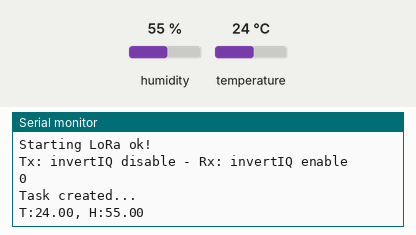
Recording of a sketch running on a simulated ESP32. Parts: the last lines printed to the serial monitor. Inputs (shaded band) come from the test bench; at power-on: humidity 55 %, temperature 24 °C. No radio packets arrive unless stated.

Above: at 2.2 s.
2.3 s: humidity set to 22 %
At 11.2 s:
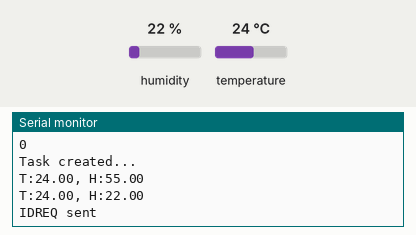
11.5 s: temperature set to 12 °C
At 12.5 s:
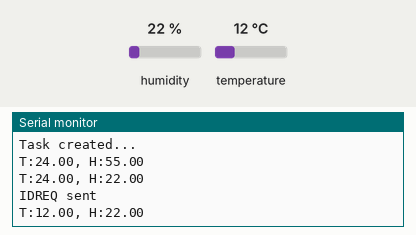
13.0 s: humidity set to 40 %
At 17.9 s:
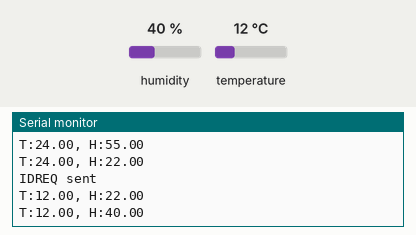
Timing chart, 0 to 19.4 s (numbered marks = the images above; inputs shaded):
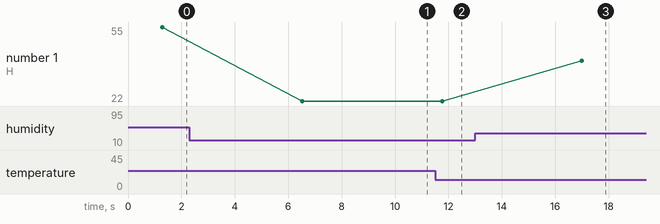

The sketch:

esp32.mini.LoRa.TERM.IDREQ.DTPUB.210306.ino
```cpp
#include <SPI.h>
#include <LoRa.h>
#include <Wire.h>
#include "LoRa_Frames.h"
#include "SHT21.h"

SHT21 SHT21;

QueueHandle_t queue;
int queueSize = 32;
static int taskCore = 0;


#include "SSD1306Wire.h"        // legacy: #include "SSD1306.h"
SSD1306Wire display(0x3c, 12, 14);   // ADDRESS, SDA, SCL

uint64_t chipid;
uint32_t termID;  // local ID on 4 bytes

#define SS       5 // 26     // D0 - to NSS
#define RST     15  //16     // D4  - RST
#define DI0     26      // D8 - INTR
#define SCK     18      // D5 - CLK
#define MISO    19      // D6 - MISO
#define MOSI    23      // D7 - MOSI
#define BAND    868E6

int sf=7;
long sbw=125E3;

uint16_t timeout=10;
int dtpub_ack=1;
RTC_DATA_ATTR int idreq_ack=0;
RTC_DATA_ATTR uint32_t gwID=0;  // gateway identifier - to be stored in RTC memory
RTC_DATA_ATTR uint8_t count_ack=0;

conframe_t scf,rcf;              // send control frame , receive control frame
MQTTframe_t sdf,rdf;


void sensorTask( void * pvParameters ){
float stab[8]; char mess[24];
while(true)
  {
  delay(200);
  SHT21.begin();
  stab[0]= (float)SHT21.getTemperature();
  stab[1]= (float)SHT21.getHumidity();
  sprintf(mess,"T:%2.2f, H:%2.2f\0x00",stab[0],stab[1]);
  Serial.println(mess);
  delay(timeout*1000/2);
  xQueueReset(queue);
  xQueueSend(queue, mess, portMAX_DELAY);
  }
}


void setup() {
Serial.begin(9600);
  chipid=ESP.getEfuseMac();
  termID=(uint32_t)chipid;
  Serial.printf("\nChipID:%08X\n",(uint32_t)termID);
  Wire.begin(12,14);
  SHT21.begin();

  SPI.begin(SCK, MISO, MOSI, SS);  // SCK, MISO, MOSI, SS
  LoRa.setPins(SS, RST, DI0);
  Serial.begin(9600);
  delay(1000);
  Serial.println();Serial.println();
  Serial.printf("%08X\n",(uint32_t)chipid);
  if (!LoRa.begin(BAND)) {
    Serial.println("Starting LoRa failed!");
    while (1);
  }
  Serial.println("Starting LoRa ok!");
  LoRa.setSpreadingFactor(sf);
  LoRa.setSignalBandwidth(sbw);
  LoRa.setSyncWord(0xF3);           // ranges from 0-0xFF, default 0x34, see API docs
  Serial.println("Tx: invertIQ disable - Rx: invertIQ enable");
  LoRa.onReceive(onReceive);
  LoRa.onTxDone(onTxDone);
  LoRa_rxMode();
  Serial.println(taskCore);
  queue = xQueueCreate(queueSize,24);  // max size of message
  xTaskCreatePinnedToCore(
                    sensorTask,   /* Function to implement the task */
                    "sensorTask", /* Name of the task */
                    10000,      /* Stack size in words */
                    NULL,       /* Task input parameter */
                    0,          /* Priority of the task */
                    NULL,       /* Task handle. */
                    taskCore);  /* Core where the task should run */
  Serial.println("Task created...");
}

long last_ack=0;

void loop()
{
  if (runEvery(10*1000))
    { // repeat every 1000 millis
    if(idreq_ack==0)
      {
      send_IDREQ(); // send IDREQ control frame
      Serial.println("IDREQ sent");
      }
    else
      {
      if(dtpub_ack==0)
        {
        char *topic="/esp32/my_sensors/";
        char mess[32];
        xQueueReceive(queue,mess, portMAX_DELAY);
        send_DTPUB(topic,mess); // send DTSND frame
        Serial.printf("DTSND to: %08X with message:%s\n",gwID,mess);
        }
      if(dtpub_ack==1)
        {
          Serial.println("Received DTPUB ACK"); dtpub_ack=0;
//        LoRa.end();  // stops LoRa modem and SPI bus connection
//        if(timeout==0) timeout=15;   // if received timeout is 0 set 15 secondes
//        Serial.printf("Enters deep sleep for: %d sec\n",timeout);
//        esp_sleep_enable_timer_wakeup(1000*1000*timeout);  // in micro-seconds - timeout in seconds
//        esp_sleep_pd_config(ESP_PD_DOMAIN_RTC_PERIPH, ESP_PD_OPTION_OFF); delay(100);
//        esp_deep_sleep_start();
        }
       count_ack++;if(count_ack>10)  {idreq_ack =0; count_ack=0; }   // restart IDREQ
      }
    }
}


void LoRa_rxMode(){
  LoRa.enableInvertIQ();                // active invert I and Q signals
  LoRa.receive();                       // set receive mode
}

void LoRa_txMode(){
  LoRa.idle();                          // set standby mode
  LoRa.disableInvertIQ();               // normal mode
}

void send_IDREQ()  // mode MQTT - 3
{
  LoRa_txMode();                        // set tx mode
  LoRa.beginPacket();                   // start packet
  scf.pack.did=(uint32_t)0; scf.pack.sid=(uint32_t)termID;
  scf.pack.con[0]=0x31;scf.pack.con[1]=0x00;   // service 1 - IDREQ frame
  strncpy(scf.pack.pass,"passwordpassword",16);
  LoRa.write(scf.frame,32);             // add payload
  LoRa.endPacket(true);                 // finish packet and send it
}


void send_DTPUB(char *topic, char *mess)  // send DTSND frame
{
  LoRa_txMode();                        // set tx mode
  LoRa.beginPacket();
  sdf.pack.did=(uint32_t)gwID;    // receiver (GW) ID
  sdf.pack.sid=(uint32_t)termID;
  sdf.pack.con[0]=0x33; sdf.pack.con[1]=0x00;
  strcpy(sdf.pack.topic,topic);
  strcpy(sdf.pack.mess,mess);
  sdf.pack.tout=0;
  LoRa.write(sdf.frame,64);
  LoRa.endPacket(true);                 // finish packet and send it
}

void onReceive(int packetSize)
{
  if(packetSize==32)
    {
    int i=0;
    while (LoRa.available()) { rcf.frame[i] = LoRa.read();i++;}
    if(rcf.pack.con[0]==0x32 && rcf.pack.did==termID)  // received IDACK - mode 3 - MQTT frame for this node
      {
      idreq_ack=1; gwID=rcf.pack.sid;
      }
    if(rcf.pack.con[0]==0x34 && rcf.pack.did==termID)  // received DTPUB ACK frame for this node
      {
      dtpub_ack=1; gwID=rcf.pack.sid; timeout=rcf.pack.tout;
      }
    Serial.printf("Received - Term:%08X, con=%02X, ACK from:%08X\n",(uint32_t)rcf.pack.did,rcf.pack.con[0],(uint32_t)gwID);
    Serial.printf("RSSI: %d\n",LoRa.packetRssi());
    }
}

void onTxDone() {
  Serial.println("TxDone");
  LoRa_rxMode();
}

boolean runEvery(unsigned long interval)
{
  static unsigned long previousMillis = 0;
  unsigned long currentMillis = millis();
  if (currentMillis - previousMillis >= interval)
  {
    previousMillis = currentMillis;
    return true;
  }
  return false;
}
```

LoRa_Frames.h
```cpp
// this file describes the types of the LoRa frames used to communicate between the LoRa terminals
// and the gateways : ThingSpeak gateway and MQTT gateway
// the identifiers: source-sid and destination-did are derived from the chip identifiers.
// Only 4 lower bytes are taken into account (uint32_t)
// The control frame contain 32 bytes, the data frames are built with 64 bytes
// the 2 bytes of control field con[2] are used to identify the tape of the frame: the control frames and the data frames
// The first con[0] bytes indicates the type of the frame and the type of the gateway (service) to be used.
// The first hexa value of this byte indicates the type of the gateways/service:
//   0 - ThingSpeak send, 1 -ThingSpeak receive
//   2 - MQTT publish, 3 - MQTT subscribe
// The second hexa value indicates the type of the frame:
//   1 - IDREQ, 2 - IDACK  : ID request and ID acknowledge - control frames
//   3 - DTSND, 4 - DTACK  : DATA send (ThingSpeak) and DATA acknowledge - data and control frames
//   5 - DTREQ, 6 - DTRCV  : DATA request and DATA receive - control and data frames
//   7 - DTPUB, 8 - DTSUB, DTRCV : TOPIC/DATA publish, TOPIC subscribe, DATA receive frames (MQTT)
// The second byte of the control field con[1] is used to carry the data fields mask (ThingSpeak)
// Each bit of this field corresponds to one data value of ThingSpeak channel;
// With this mask the fields may be specified when sending or requesting data

// The password field pass[16] is used by the control frames IDREQ and IDACK to protect the access
// to the gateway node; only a frame with correct password (16 bytes) is to be answered by IDACK frame
// The tout value coded on 16 bits may be used to synchronize the terminals operating in deep sleep mode.
// The gateway none sends the calculated delay according to its scheduler (agenda) to the terminal node.

// The data frames are different for ThingSpeak serviecs and for MQTT services.
// The data frame relayed by the gateway node to ThingSpeak server contains the


typedef union
{
  uint8_t frame[32];
  struct
  {
    uint32_t did;       // destination identifier chipID (4 lower bytes)
    uint32_t sid;       // source identifier chipID (4 lower bytes)
    uint8_t  con[2];    // control field: con[0]
    char     pass[16];  // password - 16 characters
    uint16_t tout;      // timeout
    uint8_t  pad[4];    // future use
  } pack;               // control packet
} conframe_t;              // send control frame , receive control frame

typedef union
{
  uint8_t frame[64];    // TS frame to send/receive data
  struct
  {
    uint32_t did;        // destination identifier chipID (4 lower bytes)
    uint32_t sid;        // source identifier chipID (4 lower bytes)
    uint8_t  con[2];     // control field: lower byte is used as mask
    int     channel;     // TS channel number
    char    keyword[16];   // write (or read) keyword
    float   sens[8];     // max 8 values – fields
    uint16_t  tout;      // optional timeout
  } pack;                // data packet
} TSframe_t;

typedef union
{
  uint8_t frame[64];    // MQTT frame to publish on the given topic
  struct
  {
    uint32_t did;        // destination identifier chipID (4 lower bytes)
    uint32_t sid;        // source identifier chipID (4 lower bytes)
    uint8_t  con[2];     // control field
    char     topic[24];  // topic name - e.g. /esp32/Term1/Sens1
    char     mess[24];   // message value
    uint16_t tout;      // optional timeout for publish frame
    uint8_t  pad[4];     // future use
  } pack;                // data packet
} MQTTframe_t;
```

Measured:
- after the input at 2.3 s, the serial monitor: prints a new line after 4.2 s (image 1)
- after the input at 11.5 s, the serial monitor: prints a new line after 0.26 s (image 2)
- after the input at 13.0 s, the serial monitor: prints a new line after 4.0 s (image 3)
- plotted number 1: 55 → 22 after the input at 2.3 s, 22 → 40 after the input at 13.0 s
